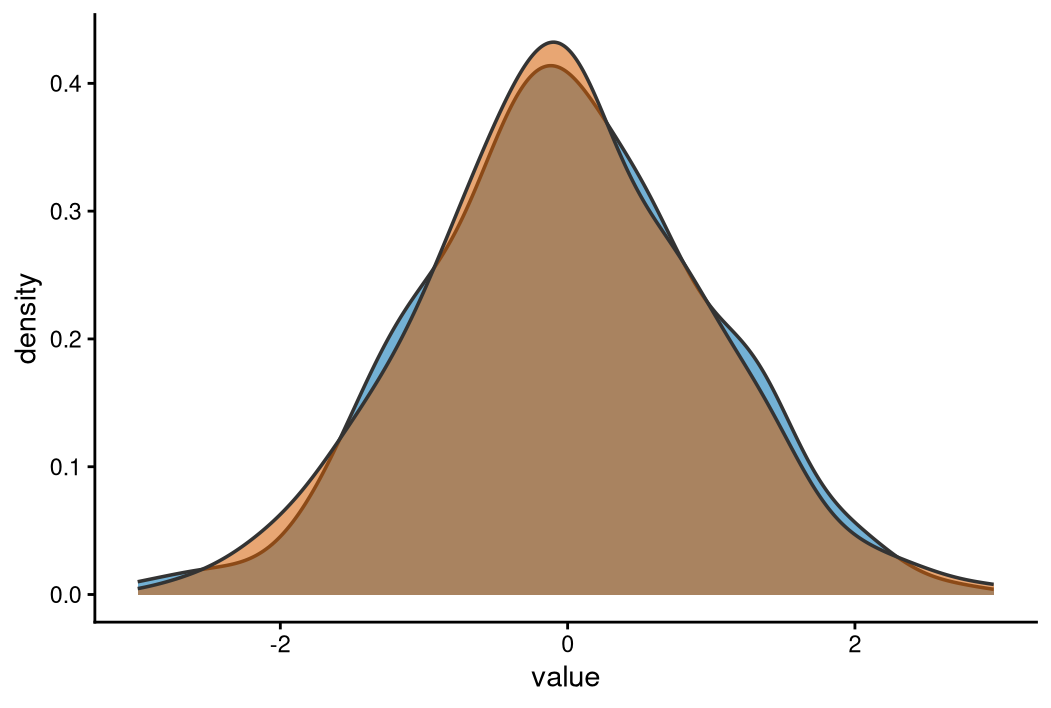
#> input picture reference/05.可参考出图代码/L1_基础统计图/L1_density_verified.png, 1051 x 708 px
$ python -i audit_figure_visual.py   (imports and definitions only)
#> lines starting #> are read from the running program, lines starting #| are printed output that depends on the picture; after the words box and inside, x2 and y2 are one past the last pixel; in counts of white or black regions, pixels touching at a corner belong together
"""Evidence-aware visual rule checks for single-figure PNG artifacts.

The module deliberately keeps two result lanes apart:

- machine checks read pixels or embedded PDF object metadata;
- static-source checks only raise source findings and can never mark a
  rendered artifact as machine-verified;
- when a rule needs a missing viewer or parser, its status is
  ``UNAVAILABLE`` instead of a speculative pass.
"""

from __future__ import annotations

import ast
import re
from pathlib import Path


STATIC_RULE_LABELS = {
    "tight_bbox",
    "tick_rotation_45",
    "thin_line",
    "rainbow_colormap",
    "red_green_colors",
    "legend_frame",
    "legend_position",
    "scrna_rasterization",
}

MARKER_SOURCE_HINTS = (
    "adata",
    "anndata",
    "scrna",
    "scanpy",
    "cell",
    "umap",
    "tsne",
)

FORBIDDEN_COLORMAPS = {"rainbow", "jet", "hsv", "turbo", "gist_rainbow", "nipy_spectral"}

RED_GREEN_PAIRS = {
    ("#FF0000", "#00FF00"),
    ("#FF0000", "#008000"),
    ("#FF0000", "#00A651"),
    ("#E41A1C", "#4DAF4A"),
    ("#D62728", "#2CA02C"),
    ("#CC0000", "#339933"),
}

LEGEND_KWARGS = {
    "frameon": True,
    "borderpad": True,
    "edgecolor": True,
    "facecolor": True,
    "framealpha": True,
    "labelspacing": True,
}

FORBIDDEN_LEGEND_LOCS = {
    "best",
    "lower left",
    "lower right",
}

RASTER_KEYWORDS = {"rasterized", "raster", "dpi"}


# [76 lines left out: functions _source_files, static_findings, _finding, not called in this run]


def _png_findings(path: Path) -> tuple[list[str], list[str]]:
    if not path.is_file():
        return [f"PNG missing: {path.name}"], []
    if path.suffix.lower() != ".png":
        return [], []
    try:
        from PIL import Image, ImageChops
    except ImportError:
        return [], ["Pillow unavailable for edge and whitespace audit"]
    issues: list[str] = []
    unavailable: list[str] = []
    with Image.open(path) as image:
#> image is the input picture: PIL image 1051x708 RGB; mean R, G, B 229.5, 220.3, 211.8
        rgb = image.convert("RGB")
    white = Image.new("RGB", rgb.size, (255, 255, 255))
#> white: PIL image 1051x708 RGB; every value is 255
    diff = ImageChops.difference(rgb, white).convert("L")
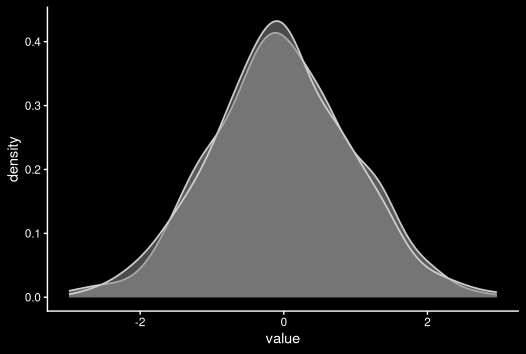
#> diff: PIL image 1051x708 L (shown at 1/2 size); min 0, max 255, mean 33
    mask = diff.point(lambda value: 255 if value > 8 else 0)
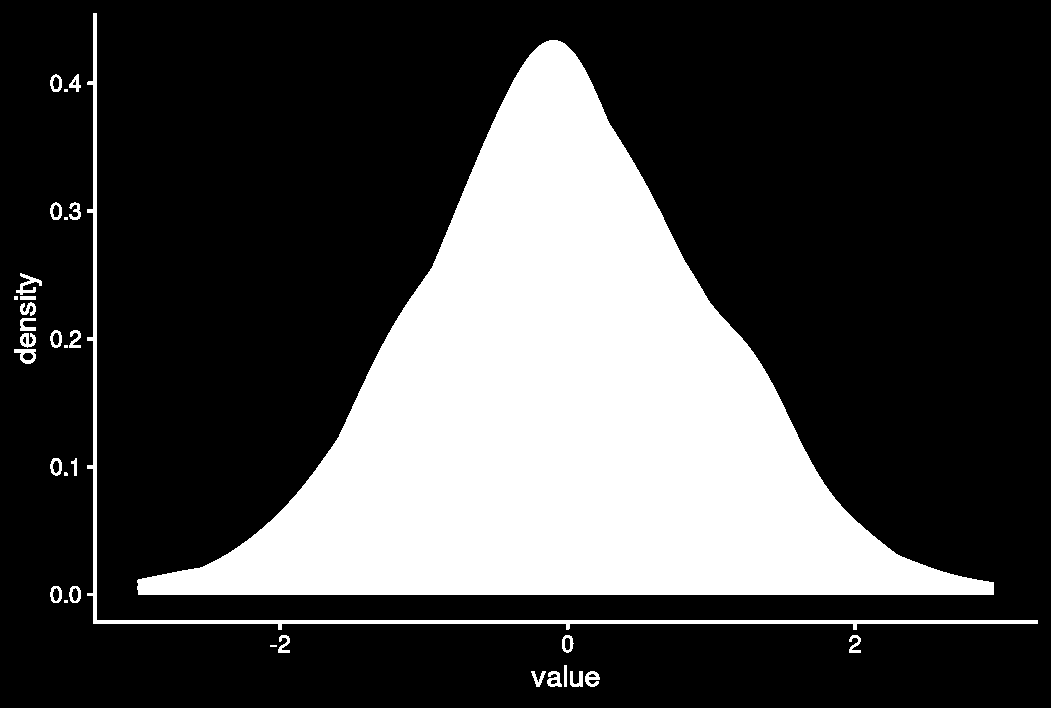
#> mask: PIL image 1051x708 L; 27.1% white; 33 white regions (7 under 20 px), largest, box (x1, y1, x2, y2) and area: (137, 40, 994, 595) 191963, (87, 13, 1038, 630) 6392, (16, 273, 42, 295) 213
    bbox = mask.getbbox()
#> bbox = (14, 13, 1038, 687)
    if bbox is None:
        issues.append("PNG contains no visible ink")
    else:
        left, top, right, bottom = bbox
#> left = 14; top = 13; right = 1038; bottom = 687
        if min(left, top, rgb.width - right, rgb.height - bottom) < 2:
            issues.append("visible ink touches canvas edge")
        content_ratio = (right - left) / rgb.width
#> content_ratio = 0.974
        if content_ratio < 0.50:
            issues.append(
                f"rendered content occupies too little width ({content_ratio:.3f})"
            )
    return issues, unavailable


def audit_visual(
    png_path: Path | str,
    source_root: Path | str | None = None,
    entry_name: str | None = None,
) -> dict:
    """Audit a rendered PNG and optional sibling source files."""
    path = Path(png_path)
    issues, unavailable = _png_findings(path)
    static = static_findings(Path(source_root)) if source_root else []
    return {
        "entry": entry_name or path.name,
        "status": "FAIL" if issues else ("UNAVAILABLE" if unavailable else "PASS"),
        "issues": issues,
        "unavailable": unavailable,
        "machine_evidence": {
            "png": str(path),
            "checks": ["png_ink", "png_edge", "content_ratio"],
        },
        "source_findings": static,
    }

>>> result = audit_visual('../reference/05.可参考出图代码/L1_基础统计图/L1_density_verified.png')

$ run again, on reference/05.可参考出图代码/L1_基础统计图/L1_groupedbar_verified.png
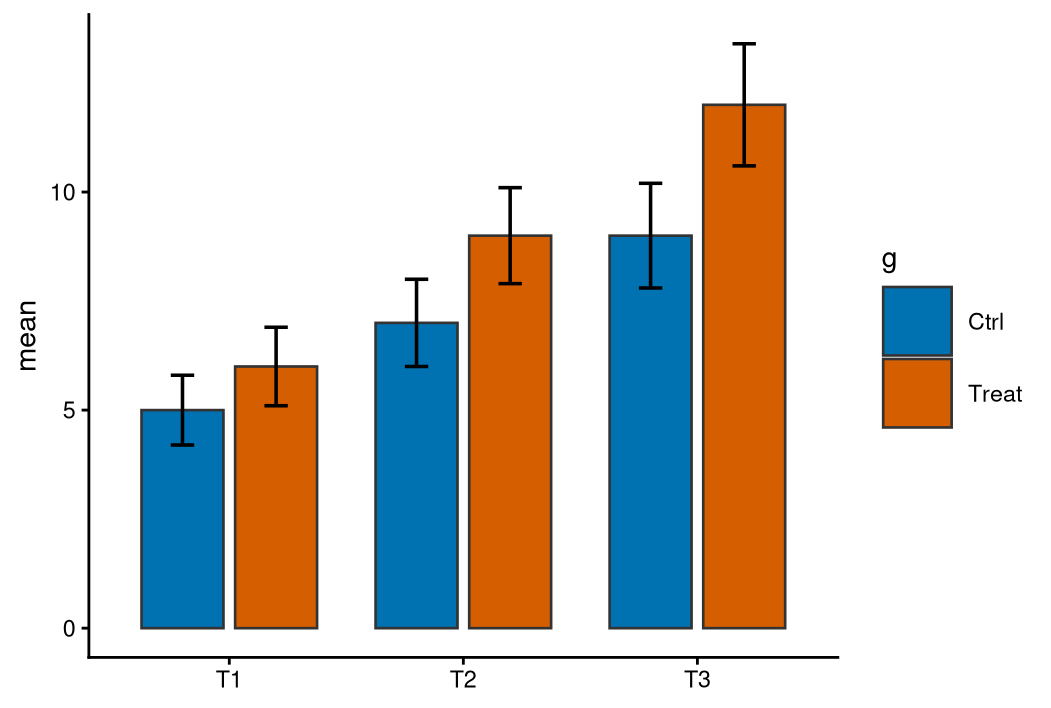
#> input picture reference/05.可参考出图代码/L1_基础统计图/L1_groupedbar_verified.png, 1051 x 708 px
#> in _png_findings, image is the input picture: PIL image 1051x708 RGB; mean R, G, B 216.6, 212.7, 207.1
#> white: PIL image 1051x708 RGB; every value is 255
#> in _png_findings, `diff = ImageChops.difference(rgb, white).convert("L")`:
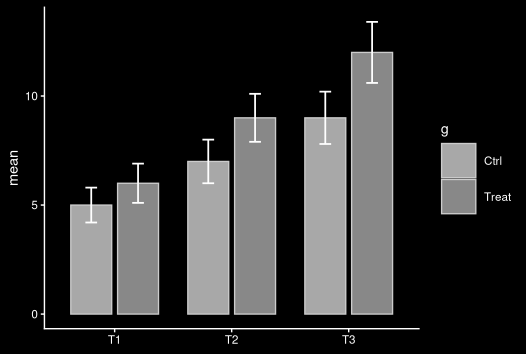
#> diff: PIL image 1051x708 L (shown at 1/2 size); min 0, max 255, mean 41.8
#> in _png_findings, `mask = diff.point(lambda value: 255 if value > 8 else 0)`:
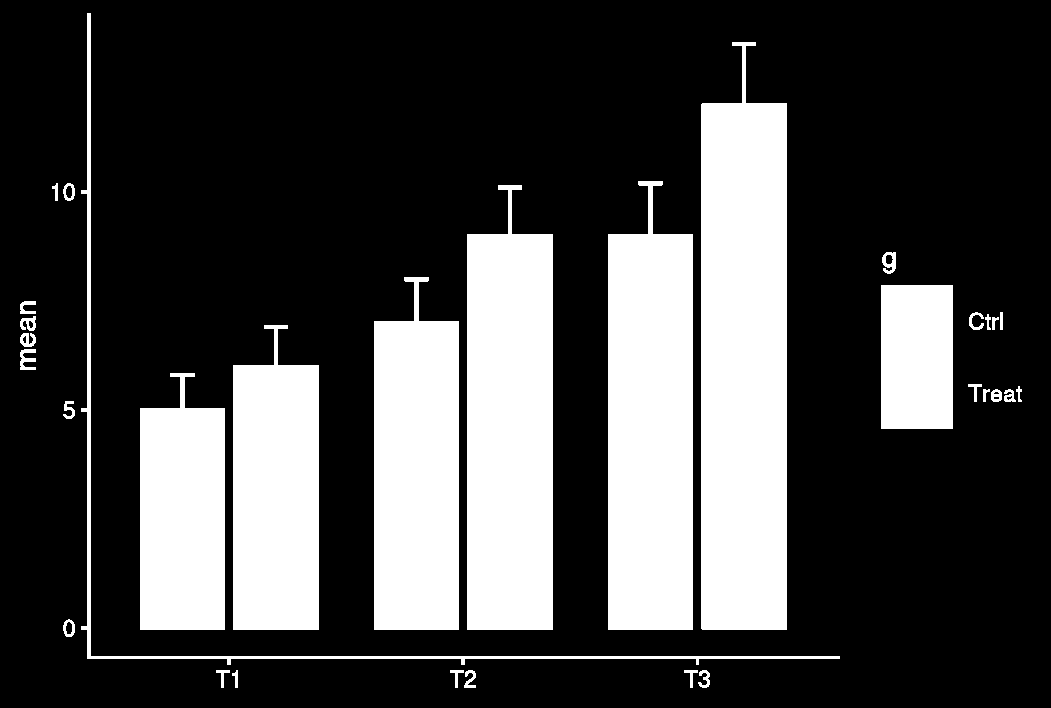
#> mask: PIL image 1051x708 L; 26.9% white; 32 white regions, largest, box (x1, y1, x2, y2) and area: (701, 42, 787, 630) 45644, (467, 185, 553, 630) 34352, (608, 181, 693, 630) 34023
#> bbox = (20, 13, 1022, 688)
#> left = 20; top = 13; right = 1022; bottom = 688
#> content_ratio = 0.953

$ run again, on reference/05.可参考出图代码/L1_基础统计图/L1_histogram_verified.png
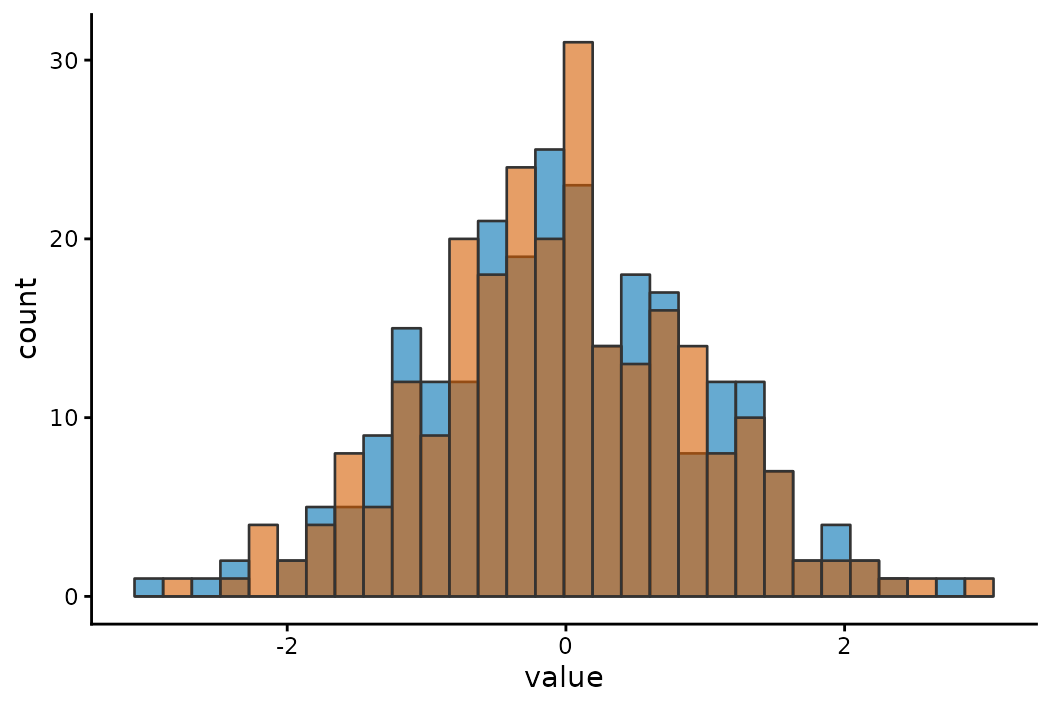
#> input picture reference/05.可参考出图代码/L1_基础统计图/L1_histogram_verified.png, 1051 x 708 px
#> in _png_findings, image is the input picture: PIL image 1051x708 RGB; mean R, G, B 231.7, 225.7, 220
#> white: PIL image 1051x708 RGB; every value is 255
#> in _png_findings, `diff = ImageChops.difference(rgb, white).convert("L")`:
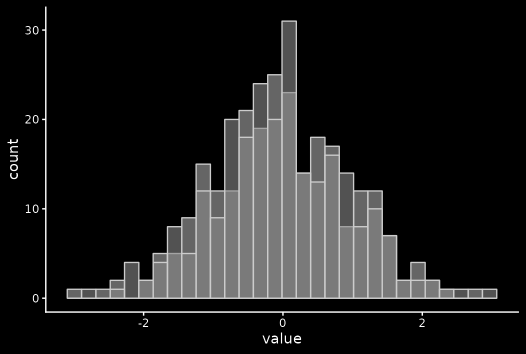
#> diff: PIL image 1051x708 L (shown at 1/2 size); min 0, max 255, mean 28.2
#> in _png_findings, `mask = diff.point(lambda value: 255 if value > 8 else 0)`:
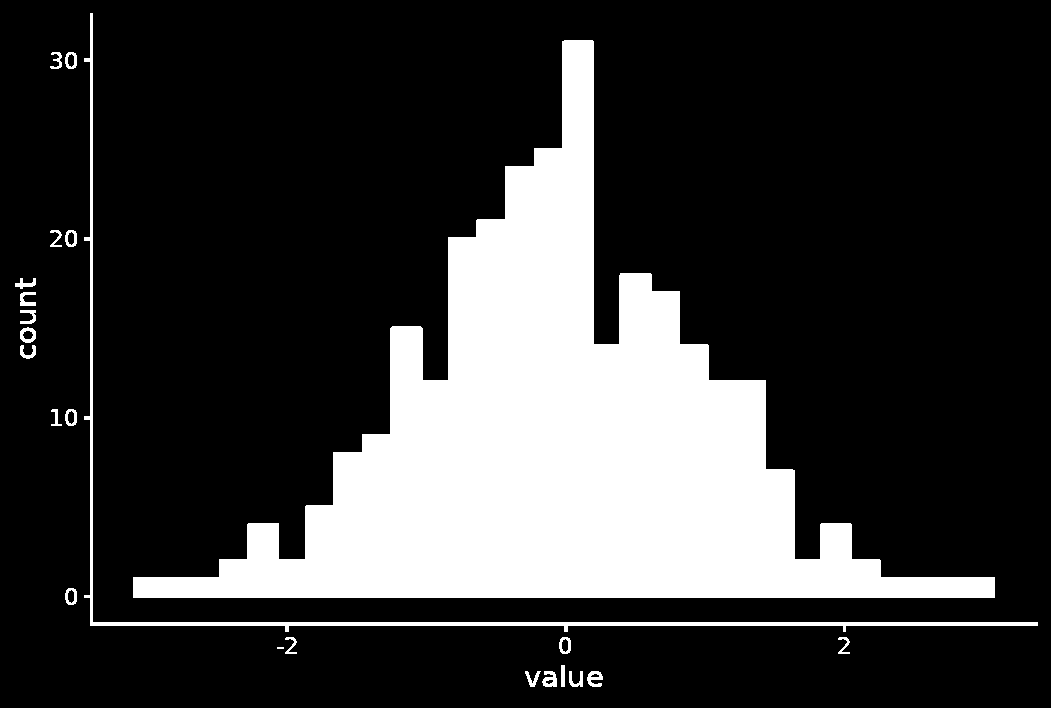
#> mask: PIL image 1051x708 L; 21.6% white; 23 white regions (1 under 20 px), largest, box (x1, y1, x2, y2) and area: (133, 40, 995, 598) 152334, (84, 13, 1038, 632) 5775, (542, 671, 557, 687) 162
#> bbox = (15, 13, 1038, 687)
#> left = 15; top = 13; right = 1038; bottom = 687
#> content_ratio = 0.973
